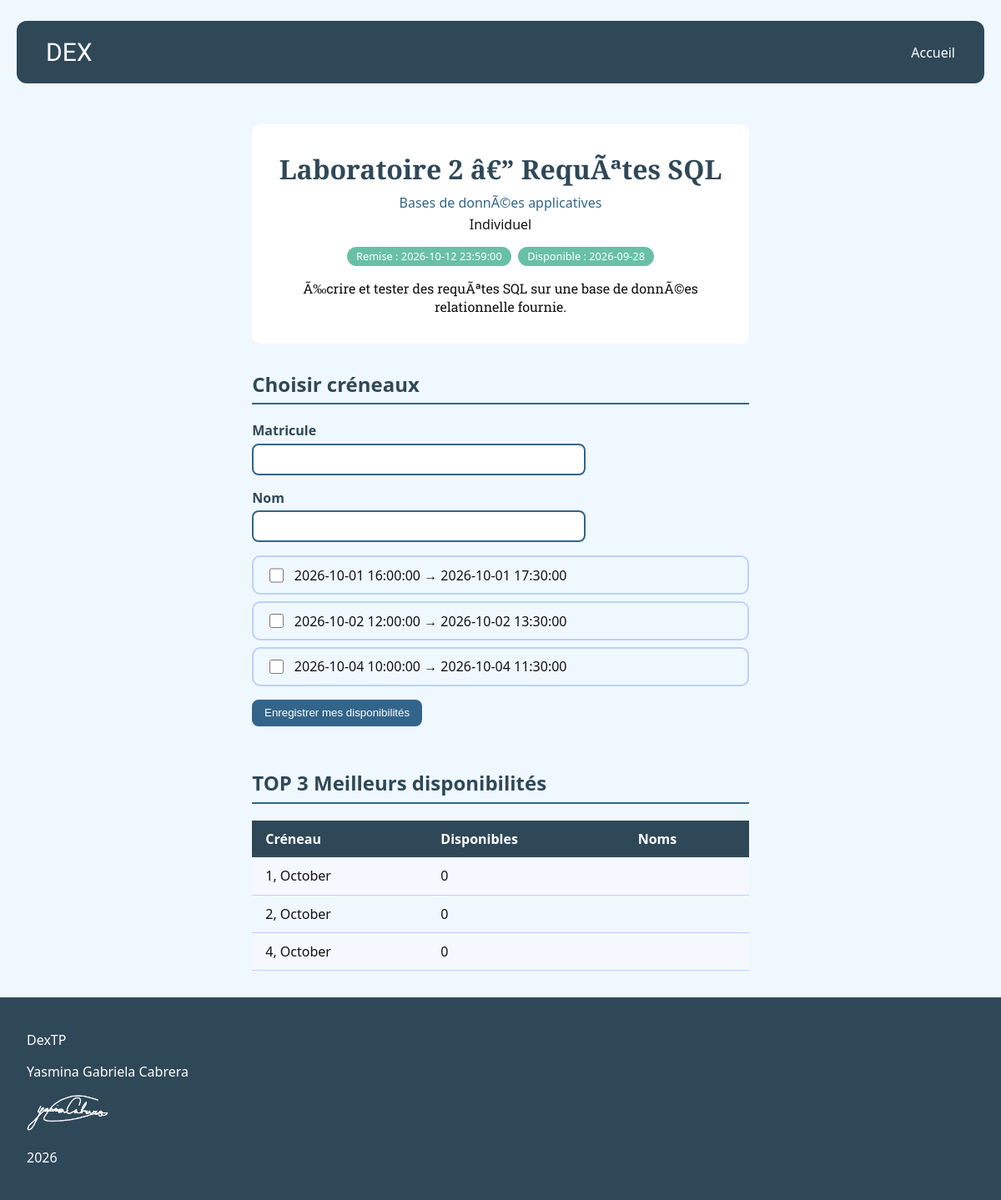
The app's page /pages/travail.php?travail=bdd-lab2, older data.
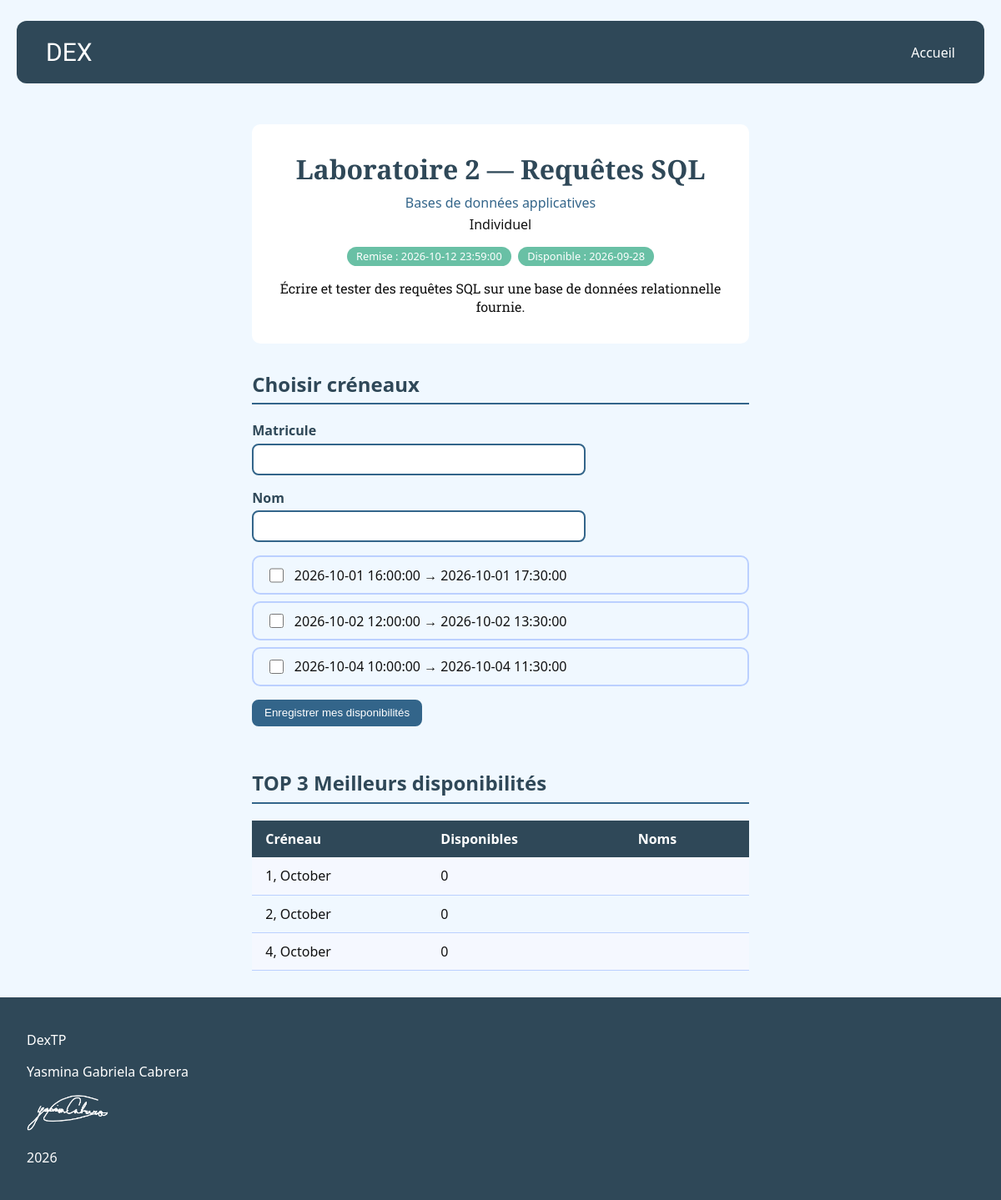
The same page, newer data.
### tables this page shows
CREATE TABLE IF NOT EXISTS travaux (
    id          VARCHAR(30)  PRIMARY KEY,
    cours_id    VARCHAR(30)  NOT NULL,
    titre       VARCHAR(150) NOT NULL,
    description TEXT         NOT NULL,
    type        VARCHAR(20)  NOT NULL,
    disponible  DATE         NOT NULL,
    remise      DATETIME     NOT NULL,
    ouvert      BOOLEAN      NOT NULL,
    CONSTRAINT fk_travaux_cours FOREIGN KEY (cours_id) REFERENCES cours (id)
);

CREATE TABLE IF NOT EXISTS cours (
    id             VARCHAR(30)  PRIMARY KEY,
    titre          VARCHAR(100) NOT NULL,
    utilisateur_id INT          NOT NULL,
    CONSTRAINT fk_cours_utilisateurs FOREIGN KEY (utilisateur_id) REFERENCES utilisateurs (id)
);

CREATE TABLE IF NOT EXISTS creneaux (
    id         VARCHAR(30) PRIMARY KEY,
    travail_id VARCHAR(30) NOT NULL,
    debut      DATETIME    NOT NULL,
    fin        DATETIME    NOT NULL,
    CONSTRAINT fk_creneaux_travaux FOREIGN KEY (travail_id) REFERENCES travaux (id)
);

### pages/travail.php (the view, shortened to what this page needs)
<?php
require_once __DIR__ . '/../PDO_connexion_Db/connexion.php';
require_once __DIR__ . '/template.php';
$travailId = $_GET['travail'] ?? '';
$requete = $pdo->prepare("
    SELECT travaux.id, travaux.titre, travaux.description, travaux.type,
           travaux.disponible, travaux.remise,
           cours.titre AS cours_titre
    FROM travaux
    JOIN cours ON cours.id = travaux.cours_id
    WHERE travaux.id = ?
");
$requete->execute([$travailId]);
$travail = $requete->fetch(PDO::FETCH_ASSOC);
$requete = $pdo->prepare("
    SELECT id, debut,
    fin FROM creneaux
    WHERE travail_id = ?
    ORDER BY debut
    ");
$requete->execute([$travailId]);
$creneaux = $requete->fetchAll(PDO::FETCH_ASSOC);
$dispos = [];
$classement = $creneaux;
usort($classement, function ($a, $b) use ($dispos) {
    return count($dispos[$b['id']] ?? []) <=> count($dispos[$a['id']] ?? []);
});
$top3 = array_slice($classement, 0, 3);
$matricule = '';
$nom = '';
$selection = [];
?>
<!DOCTYPE html>
<html lang="en">
<head>
    <link rel="stylesheet" href="../UI/style.css">
</head>
<body>
<?php afficherEntete() ?>
<main class="page-travail">
    <section class="detail-travail">
        <h2 class="titre-travail"><?= htmlspecialchars($travail['titre']) ?></h2>
        <h3 class="cours-travail"><?= htmlspecialchars($travail['cours_titre']) ?></h3>
        <h3 class="type-travail"><?= htmlspecialchars($travail['type']) ?></h3>
        <div class="badges">
            <span class="date-travail">Remise : <?= htmlspecialchars($travail['remise']) ?></span>
            <span class="disponible">Disponible : <?= htmlspecialchars($travail['disponible']) ?></span>
        </div>
        <p class="description-travail"><?= htmlspecialchars($travail['description']) ?></p>
    </section>
<section class="section-creneaux">
    <h2>Choisir créneaux</h2>
    <form method="post" action="travail.php?travail=<?= urlencode($travailId) ?>">
        <div class="champ">
            <label for="matricule">Matricule</label>
            <input type="text" id="matricule" name="matricule" value="<?= htmlspecialchars($matricule) ?>">
        </div>
        <div class="champ">
            <label for="nom">Nom</label>
            <input type="text" id="nom" name="nom" value="<?= htmlspecialchars($nom) ?>">
        </div>
        <div class="liste-creneaux">
            <?php foreach ($creneaux as $creneau): ?>
                <label class="creneau-option">
                    <input type="checkbox" name="creneaux[]"
                           value="<?= htmlspecialchars($creneau['id']) ?>"
                           <?= in_array($creneau['id'], $selection, true) ? 'checked' : '' ?>>
                    <?= htmlspecialchars($creneau['debut']) ?> → <?= htmlspecialchars($creneau['fin']) ?>
                </label>
            <?php endforeach; ?>
        </div>
        <button type="submit">Enregistrer mes disponibilités</button>
    </form>
</section>
    <section class="section-top3">
        <h2>TOP 3 Meilleurs disponibilités</h2>
        <table>
            <tr>
                <th>Créneau</th>
                <th>Disponibles</th>
                <th>Noms</th>
            </tr>
            <?php foreach ($top3 as $creneau):
                $noms = $dispos[$creneau['id']] ?? [];
                $dateRemise = date_create($creneau['fin']);
                $dateRemiseFormat = date_format($dateRemise, 'j, F');
            ?>
                <tr>
                    <td><?= htmlspecialchars($dateRemiseFormat) ?></td>
                    <td><?= count($noms) ?></td>
                    <td><?= htmlspecialchars(implode(', ', $noms)) ?></td>
                </tr>
            <?php endforeach; ?>
        </table>
    </section>
</main>
<?php afficherPied() ?>
</body>
</html>

### pages/template.php
<?php
function afficherEntete(string $titre = 'Dex'): void
{
    echo "
    <header class='navbar'>
        <a href='index.php' class='logo'>DEX</a>
        <nav>
            <a href='index.php'>Accueil</a>
        </nav>
    </header>
    ";
}
function afficherPied(): void {
echo "
    <footer>
        <p>DexTP</p>
        <p>Yasmina Gabriela Cabrera</p>
        <img class='signatureYC' src='../UI/images/YC_signature.png' alt='Yasmina_SIGNATURE'>
        <p>2026</p>
    </footer>
";
}
?>

### UI/style.css (style rules this page uses)
:root { --navy: #2F4858; --jeans: #33658A; --lilac: #BBD0FF; --correct: #69C0A5; --green: #329374; --bg: #ffffff; --text: #111111; --card: #ffffff; }
* { box-sizing: border-box; }
body { margin: 0; min-height: 100vh; display: flex; flex-direction: column; font-family: system-ui, sans-serif; background: aliceblue; background-attachment: fixed; color: var(--text); }
.navbar { width: calc(100% - 40px); max-width: 1200px; height: 75px; margin: 25px auto; padding: 15px 35px; background: var(--navy); border-radius: 12px; display: flex; justify-content: space-between; align-items: center; }
nav { display: flex; align-items: center; gap: 40px; }
nav a { color: white; text-decoration: none; white-space: nowrap; }
footer { margin-top: auto; padding: 1.5rem 2rem; color: var(--bg); background-color: var(--navy); }
.logo { color: white; flex-shrink: 0; font-family: "Plaster", system-ui; font-size: 30px; text-decoration: none; }
.signatureYC { max-width: 100px; }
form { max-width: 900px; margin: 1rem auto; padding: 0 1rem; }
select, option, button { padding: 0.4rem 0.8rem; border: 2px solid var(--jeans); border-radius: 8px; background: #fff; color: var(--navy); cursor: pointer; }
.titre-travail { grid-area: titre; margin: 0; color: var(--navy); font-family: "DM Serif Text", serif; }
.badges { grid-area: badges; display: flex; gap: 0.5rem; align-items: flex-start; }
.date-travail, .disponible { background: var(--correct); color: #fff; padding: 0.15rem 0.7rem; border-radius: 999px; font-size: 0.8rem; white-space: nowrap; }
.type-travail { grid-area: type; margin: 0; font-size: 1rem; font-weight: normal; text-transform: capitalize; }
.cours-travail { grid-area: cours; margin: 0; font-size: 1rem; font-weight: normal; text-align: right; color: var(--jeans); }
.description-travail { grid-area: desc; margin: 0.5rem 0; line-height: 1.4; display: -webkit-box; -webkit-line-clamp: 3; line-clamp: 3; -webkit-box-orient: vertical; overflow: hidden; font-family: "Roboto Slab", serif; }
.page-travail { max-width: 900px; margin: 0 auto; padding: 0 1rem; }
.detail-travail { background-color:var(--bg); border-radius: 10px; padding: 2rem 1.5rem; margin: 1.5rem 0; text-align: center; }
.detail-travail .titre-travail { margin: 0 0 0.5rem; font-size: 2rem; }
.detail-travail .cours-travail, .detail-travail .type-travail { margin: 0.25rem 0; text-align: center; font-weight: normal; }
.detail-travail .badges { justify-content: center; margin: 1rem 0; }
.detail-travail .description-travail { display: block; -webkit-line-clamp: unset; line-clamp: unset; overflow: visible; max-width: 60ch; margin: 1rem auto 0; }
.section-creneaux, .section-top3 { margin: 2rem 0; }
.section-creneaux h2, .section-top3 h2 { color: var(--navy); border-bottom: 2px solid var(--jeans); padding-bottom: 0.4rem; }
.section-creneaux form { max-width: none; margin: 0; padding: 0; display: flex; flex-direction: column; gap: 1rem; }
.champ { display: flex; flex-direction: column; gap: 0.3rem; max-width: 400px; }
.champ label { font-weight: bold; color: var(--navy); }
input[type="text"] { padding: 0.5rem 0.7rem; border: 2px solid var(--jeans); border-radius: 8px; font-size: 1rem; }
.liste-creneaux { display: flex; flex-direction: column; gap: 0.5rem; }
.creneau-option { display: flex; align-items: center; gap: 0.6rem; padding: 0.6rem 0.9rem; border: 2px solid var(--lilac); border-radius: 10px; cursor: pointer; }
.creneau-option input { width: 1.1rem; height: 1.1rem; accent-color: var(--jeans); }
.section-creneaux button { align-self: flex-start; background: var(--jeans); color: #fff; }
.section-top3 { overflow-x: auto; }
.section-top3 table { width: 100%; border-collapse: collapse; }
.section-top3 th { text-align: left; background: var(--navy); color: #fff; padding: 0.7rem 1rem; }
.section-top3 td { padding: 0.7rem 1rem; border-bottom: 1px solid var(--lilac); }
.section-top3 tr:nth-child(even) td { background: #f5f8ff; }

Row changes from the older to the newer data that the page shows:
changed travaux "Individuel": titre "Laboratoire 2 â€” RequÃªtes SQL" → "Laboratoire 2 — Requêtes SQL"; cours.titre "Bases de donnÃ©es applicatives" → "Bases de données applicatives"; description "Ã‰crire et tester des requÃªtes SQL sur une base de donnÃ©es relationnelle fournie." → "Écrire et tester des requêtes SQL sur une base de données relationnelle fournie."
